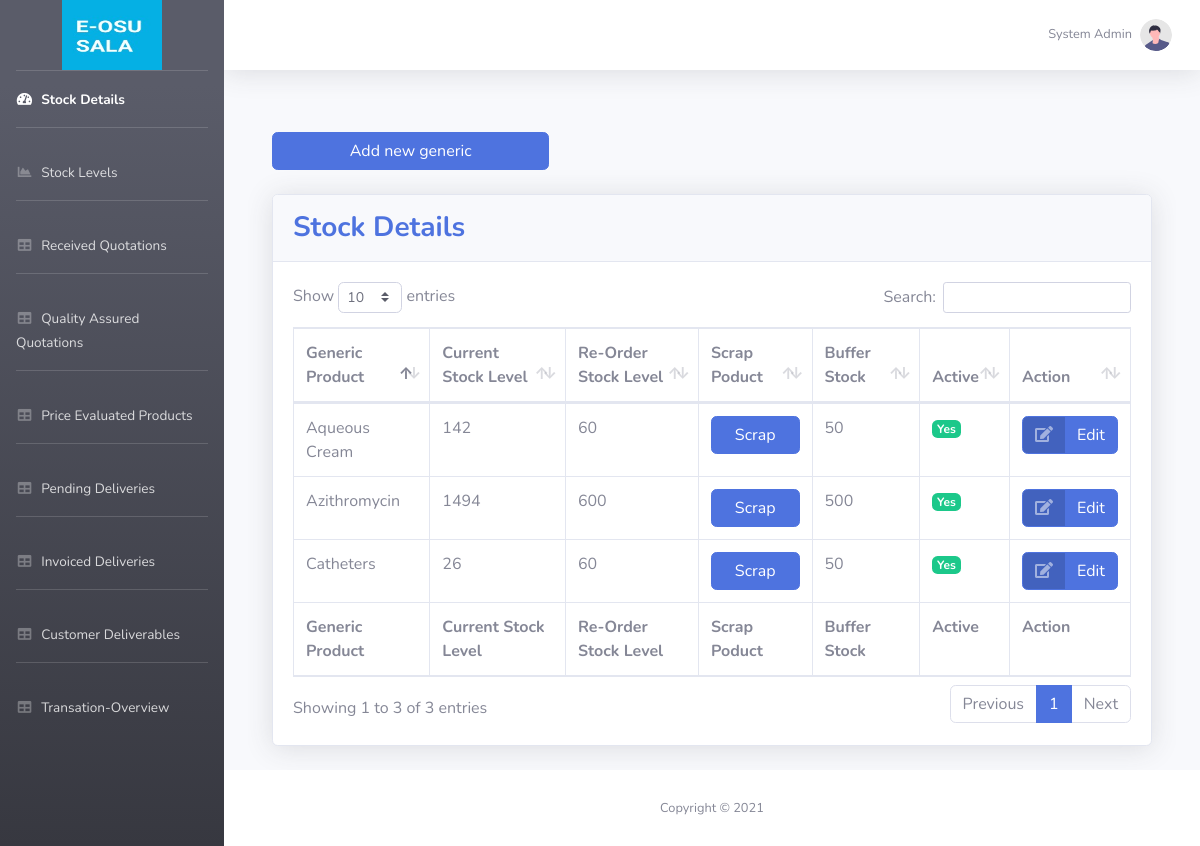
Page /index.php?page=stockDetail (signed in) on the committed database.
### tables this page shows
CREATE TABLE `generic` (
  `generic_id` int(11) NOT NULL,
  `Category_category_id` int(11) NOT NULL,
  `name` varchar(100) NOT NULL,
  `current_stock_level` int(11) DEFAULT NULL,
  `reorder_stock_level` int(11) DEFAULT NULL,
  `buffer_stock_level` int(11) DEFAULT NULL,
  `status` varchar(45) DEFAULT NULL,
  `total_space` int(11) DEFAULT NULL,
  `total_req_per_year` int(11) DEFAULT NULL,
  `monthly_consumption` int(11) DEFAULT NULL,
  `lead_time` int(11) DEFAULT NULL,
  `purchese_amount` int(11) DEFAULT NULL,
  `create_date` datetime NOT NULL,
  `update_date` datetime DEFAULT NULL,
  `Active` tinyint(4) DEFAULT 1
);

### view/stockDetail.php (the view, shortened to what this page needs)
<!DOCTYPE html>
<html lang="en">
<head>
</head>
<body id="page-top">
    <?php include 'config/database.php';
    ?>
    <div id="wrapper">
        <div id="content-wrapper" class="d-flex flex-column">
            <div id="content">
                <div class="container-fluid">
                    <div class="row ">
                        <div class="col-4">
                            <a href="#" class="btn btn-primary btn-user btn-block" data-toggle="modal"
                                data-target="#addgenericmodal">
                                Add new generic
                            </a>
                        </div>
                    </div>
                    <br>
                    <div class="card shadow mb-4">
                        <div class="card-header py-3">
                            <h3 class="m-0 font-weight-bold text-primary">Stock Details</h3>
                        </div>
                        <div class="card-body">
                            <div class="table-responsive">
                                <table class="table table-bordered" id="dataTable" width="100%" cellspacing="0">
                                    <thead>
                                        <tr>
                                            <th>Generic Product</th>
                                            <th>Current Stock Level</th>
                                            <th>Re-Order Stock Level</th>
                                            <th>Scrap Poduct</th>
                                            <th>Buffer Stock</th>
                                            <th>Active</th>
                                            <th>Action</th>
                                        </tr>
                                    </thead>
                                    <tfoot>
                                        <tr>
                                            <th>Generic Product</th>
                                            <th>Current Stock Level</th>
                                            <th>Re-Order Stock Level</th>
                                            <th>Scrap Poduct</th>
                                            <th>Buffer Stock</th>
                                            <th>Active</th>
                                            <th>Action</th>
                                        </tr>
                                    </tfoot>
                                    <tbody>
                                        <?php
                                        $generic = $conn->query("SELECT * FROM Generic order by generic_id asc");
                                        while ($row = $generic->fetch_assoc()) :
                                        ?>
                                        <tr>
                                            <td><?php echo $row["name"]; ?></td>
                                            <td><?php echo $row["current_stock_level"]; ?></td>
                                            <td><?php echo $row["reorder_stock_level"]; ?></td>
                                            <td> <a href="#" class="btn btn-primary btn-user btn-block scrap_btn"
                                                    data-toggle="modal" data-target="#scrapModal"
                                                    data-id="<?php echo $row['generic_id'] ?>">
                                                    Scrap
                                                </a></td>
                                            <td><?php echo $row["buffer_stock_level"]; ?></td>
                                            <td>
                                                <?php
                                                    if ($row["Active"] == 1) {
                                                        echo '<span class="badge badge-success text">Yes</span>';
                                                    } else {
                                                        echo '<span class="badge badge-danger text">No</span>';
                                                    }
                                                    ?>
                                            </td>
                                            <td><a href="" class="btn btn-primary btn-icon-split generic_edit"
                                                    data-toggle="modal" data-target="#addgenericmodal"
                                                    data-name="<?php echo $row['name'] ?>"
                                                    data-category_id="<?php echo $row['Category_category_id'] ?>"
                                                    data-id="<?php echo $row['generic_id'] ?>"
                                                    data-current_stock="<?php echo $row['current_stock_level'] ?>"
                                                    data-reorder_stock="<?php echo $row['reorder_stock_level'] ?>"
                                                    data-buffer_stock="<?php echo $row['buffer_stock_level'] ?>"
                                                    data-status="<?php echo $row['status'] ?>"
                                                    data-monthly-c="<?php echo $row['monthly_consumption'] ?>"
                                                    data-yera-c="<?php echo $row['total_req_per_year'] ?>"
                                                    data-lead-t="<?php echo $row['lead_time'] ?>"
                                                    data-total-s="<?php echo $row['total_space'] ?>"
                                                    data-active="<?php echo $row['Active'] ?>">
                                                    <span class="icon text-white-50">
                                                        <i class="fas fa-edit"></i>
                                                    </span>
                                                    <span class="text">Edit</span>
                                                </a></td>
                                        </tr>
                                        <?php endwhile; ?>
                                    </tbody>
                                </table>
                            </div>
                        </div>
                    </div>
                </div>
            </div>
        </div>
    </div>
</body>
</html>

### rows in the picture
generic: name "Aqueous Cream", current_stock_level "142", reorder_stock_level "60", buffer_stock_level "50", Active "Yes"
generic: name "Azithromycin", current_stock_level "1494", reorder_stock_level "600", buffer_stock_level "500", Active "Yes"
generic: name "Catheters", current_stock_level "26", reorder_stock_level "60", buffer_stock_level "50", Active "Yes"

### other values in the picture
$_SESSION["Name"] "System Admin"
